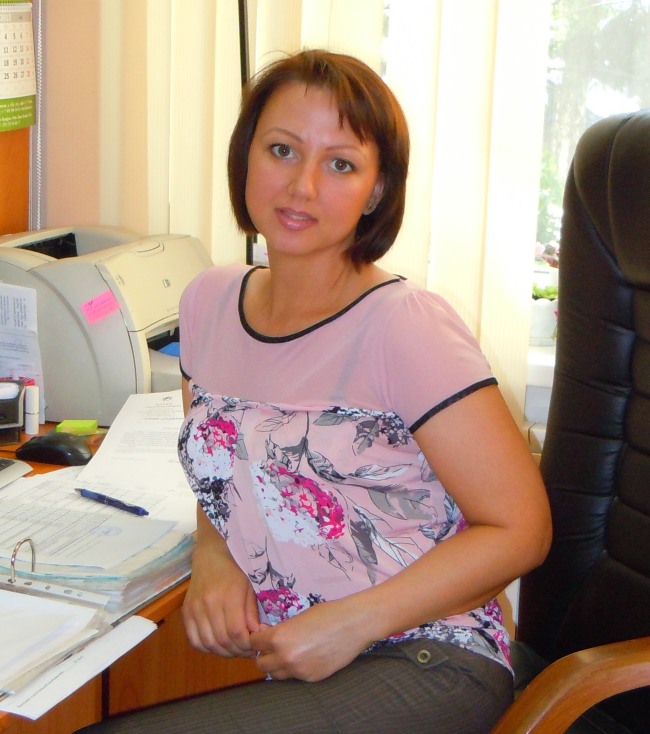
#> input picture class/R.jpg, 1949 x 2201 px (shown at 1/3 size)
$ python pillow3.py
#> lines starting #> are read from the running program, lines starting #| are printed output that depends on the picture
from PIL import Image,ImageEnhance


gvbvvv = Image.open("R.jpg")
#> gvbvvv is the input picture: PIL image 1949x2201 RGB; mean R, G, B 170, 147.3, 132.9
ugcghjkghc2 = ImageEnhance.Contrast(gvbvvv)
ugcghjkghc = ugcghjkghc2.enhance(100)
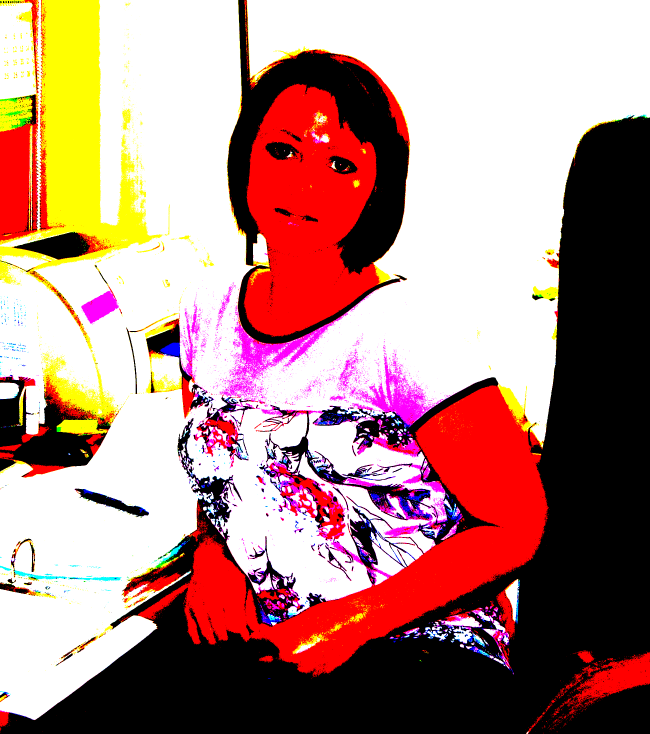
#> ugcghjkghc: PIL image 1949x2201 RGB (shown at 1/3 size); mean R, G, B 176.7, 134.5, 127.8
gvbvvv = ugcghjkghc.resize((500,500))
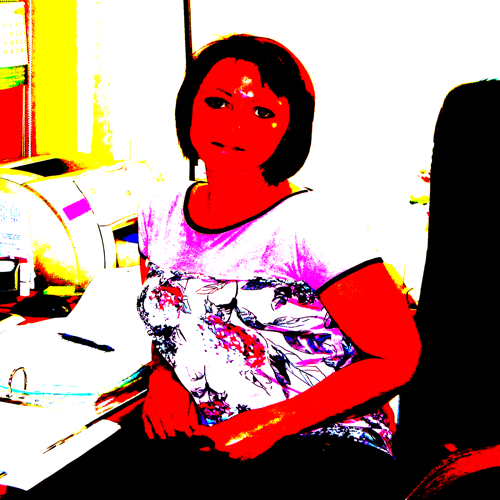
#> gvbvvv: PIL image 500x500 RGB; mean R, G, B 176.6, 134.5, 127.7


print("размер: ",gvbvvv.size)
#| размер:  (500, 500)
print("формат: ",gvbvvv.format)
#| формат:  None
print("рижим цвета: ",gvbvvv.mode)
#| рижим цвета:  RGB

gvbvvv.show()
gvbvvv.save("ju3.png", format="PNG")

$ run again, with class/cofe.jpg copied over class/R.jpg
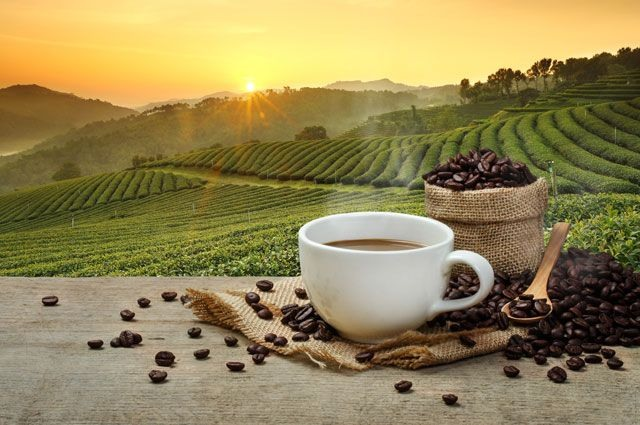
#> input picture class/cofe.jpg, 640 x 425 px
#> gvbvvv is the input picture: PIL image 640x425 RGB; mean R, G, B 147.8, 133, 84.9
#> `ugcghjkghc = ugcghjkghc2.enhance(100)`:
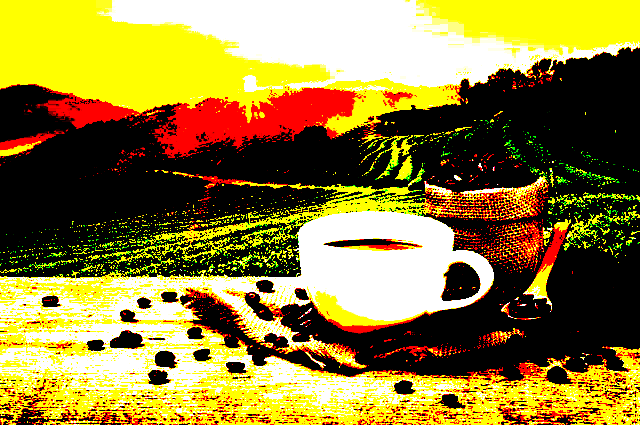
#> ugcghjkghc: PIL image 640x425 RGB; mean R, G, B 146.2, 127.4, 55.5
#> `gvbvvv = ugcghjkghc.resize((500,500))`:
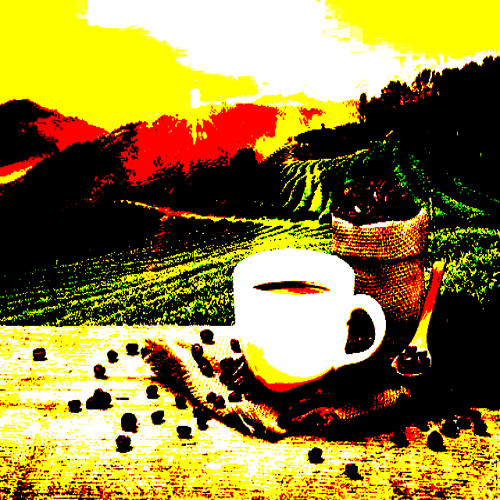
#> gvbvvv: PIL image 500x500 RGB; mean R, G, B 146.3, 127.5, 55.7
#| размер:  (500, 500)
#| формат:  None
#| рижим цвета:  RGB
